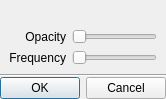
<?xml version="1.0" encoding="UTF-8"?>
<ui version="4.0">
 <class>nx::vms::client::desktop::WatermarkPreviewDialog</class>
 <widget class="QDialog" name="WatermarkPreviewDialog">
  <property name="geometry">
   <rect>
    <x>0</x>
    <y>0</y>
    <width>650</width>
    <height>534</height>
   </rect>
  </property>
  <property name="sizePolicy">
   <sizepolicy hsizetype="Fixed" vsizetype="Fixed">
    <horstretch>0</horstretch>
    <verstretch>0</verstretch>
   </sizepolicy>
  </property>
  <property name="windowTitle">
   <string>Watermark preview</string>
  </property>
  <layout class="QVBoxLayout" name="verticalLayout" stretch="1,0,0">
   <property name="spacing">
    <number>0</number>
   </property>
   <property name="sizeConstraint">
    <enum>QLayout::SetFixedSize</enum>
   </property>
   <property name="leftMargin">
    <number>0</number>
   </property>
   <property name="topMargin">
    <number>0</number>
   </property>
   <property name="rightMargin">
    <number>0</number>
   </property>
   <property name="bottomMargin">
    <number>0</number>
   </property>
   <item>
    <widget class="QWidget" name="centralWidget" native="true">
     <layout class="QGridLayout" name="gridLayout">
      <item row="2" column="1">
       <widget class="QSlider" name="frequencySlider">
        <property name="maximum">
         <number>100</number>
        </property>
        <property name="orientation">
         <enum>Qt::Horizontal</enum>
        </property>
       </widget>
      </item>
      <item row="1" column="1">
       <widget class="QSlider" name="opacitySlider">
        <property name="maximum">
         <number>100</number>
        </property>
        <property name="orientation">
         <enum>Qt::Horizontal</enum>
        </property>
       </widget>
      </item>
      <item row="1" column="0">
       <widget class="QLabel" name="opacityLabel">
        <property name="text">
         <string>Opacity</string>
        </property>
        <property name="alignment">
         <set>Qt::AlignRight|Qt::AlignTrailing|Qt::AlignVCenter</set>
        </property>
        <property name="buddy">
         <cstring>opacitySlider</cstring>
        </property>
       </widget>
      </item>
      <item row="0" column="0" colspan="2">
       <widget class="QLabel" name="image">
        <property name="text">
         <string notr="true"/>
        </property>
       </widget>
      </item>
      <item row="2" column="0">
       <widget class="QLabel" name="frequencyLabel">
        <property name="text">
         <string>Frequency</string>
        </property>
        <property name="alignment">
         <set>Qt::AlignRight|Qt::AlignTrailing|Qt::AlignVCenter</set>
        </property>
        <property name="buddy">
         <cstring>frequencySlider</cstring>
        </property>
       </widget>
      </item>
     </layout>
    </widget>
   </item>
   <item>
    <widget class="Line" name="line">
     <property name="orientation">
      <enum>Qt::Horizontal</enum>
     </property>
    </widget>
   </item>
   <item>
    <widget class="QDialogButtonBox" name="buttonBox">
     <property name="orientation">
      <enum>Qt::Horizontal</enum>
     </property>
     <property name="standardButtons">
      <set>QDialogButtonBox::Cancel|QDialogButtonBox::Ok</set>
     </property>
    </widget>
   </item>
  </layout>
 </widget>
 <resources/>
 <connections/>
</ui>
